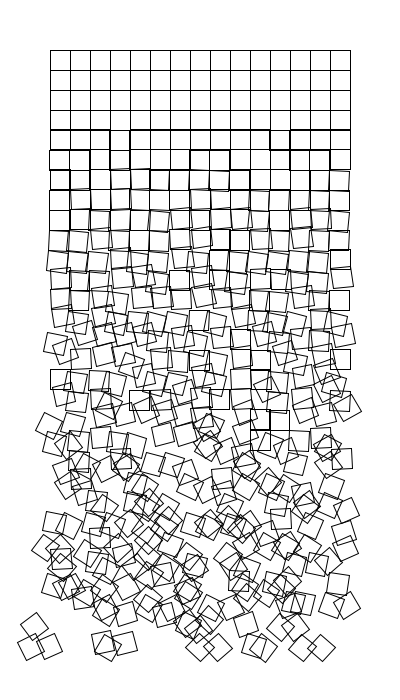
Frame 1 (no input)
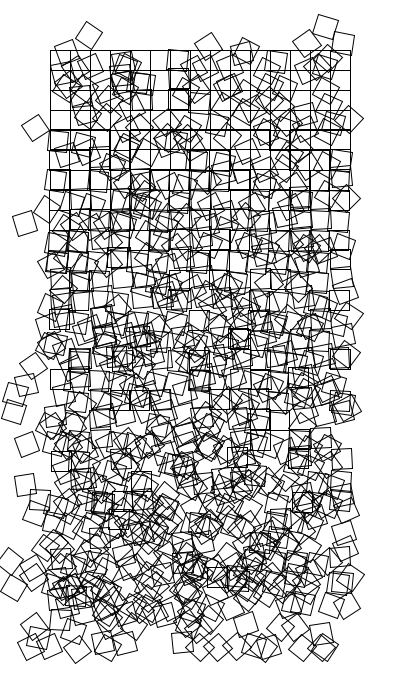
Frame 2 (the mouse pressed at the canvas centre, redrawn once)

The Processing sketch that drew these frames (run headless with seeded random() and noise(); the mouse was pressed at the canvas centre and the sketch redrawn once):

// Processing sketch: processing_185295
// ── processing_185295.pde

//---------------------------------//
//"Nees' Squares"//
//Recreated by Brandon Messner//
//Version 2//
//02.10.15//
//---------------------------------//

float r=0; //Determines randomization
int columns= 15;
int rows= 30;
int m=20; //margin size
int s=20; //length/width of square
float n=.02; //Increase this # for more rapid translation randomness!!!
float g=1; //Increase this # for more rapid rotation randomness!!!

void setup() {
  size(400,700);
  background(255);
  noFill();
  noLoop(); //Stops it from being animated
  rectMode(CENTER); //Rotate Center
}

void draw() {
  for(int j=1; j<=rows; j++) {
    r=r+(j/5);
    for(int i=1; i<=columns; i++) {
      float z=random(-r*n,r*n); //The Random Factor "z"
      pushMatrix();
      translate(m+i*s+z, m+j*s+z); //moves the square to it's proper place (m+{i or j}*x) and then random variable (z) tweaks it (+z)
      rotate(radians(random(-r*g,r*g)));
      rect(m,m,s,s);
      popMatrix();
    }
  }
}
